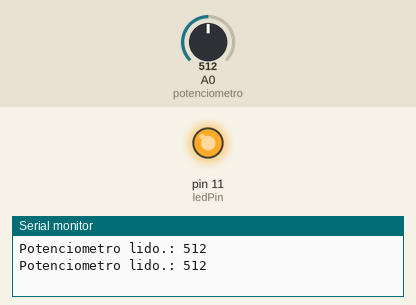
Recording of a sketch running on a simulated Arduino Uno, built with avr-gcc and run on an emulated ATmega328P. On the bench: output pins drawn as LEDs (lit = HIGH), the last lines printed to the serial monitor. The inputs (shaded band) are chosen by the test bench; at power-on: A0 (potenciometro) = 512.

Above: at 2.3 s.
2.4 s: A0 (potenciometro) set to 122
7.5 s: A0 (potenciometro) set to 0
At 8.2 s:
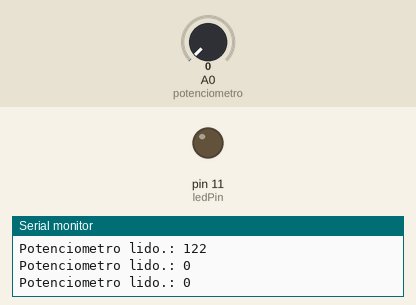
Timing chart, 0 to 10.5 s (numbered marks = the images above; inputs shaded):
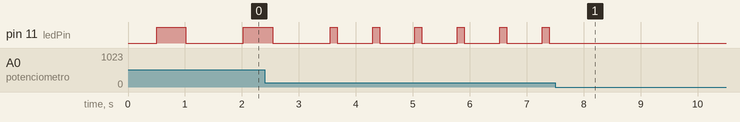

Measured:
- after the input at 7.5 s, pin 11 (ledPin): stops changing and stays LOW
- by itself, pin 11 (ledPin): repeats every 0.74 s: HIGH 0.12 s, LOW 0.62 s

The sketch:

Potenciometro.ino
```cpp
const int potenciometro = 0;
const int ledPin = 11;

int potenciometroLido = 0;

void setup() {
 pinMode(ledPin,OUTPUT);

 Serial.begin(9600);

}

void loop() {
  potenciometroLido = analogRead(potenciometro);
  Serial.print("Potenciometro lido.: ");
  Serial.println(potenciometroLido);
    delay(500);

    int tempo = potenciometroLido;
    digitalWrite(ledPin,HIGH);
    delay(tempo);
    digitalWrite(ledPin,LOW);
    delay(tempo);


}
```
